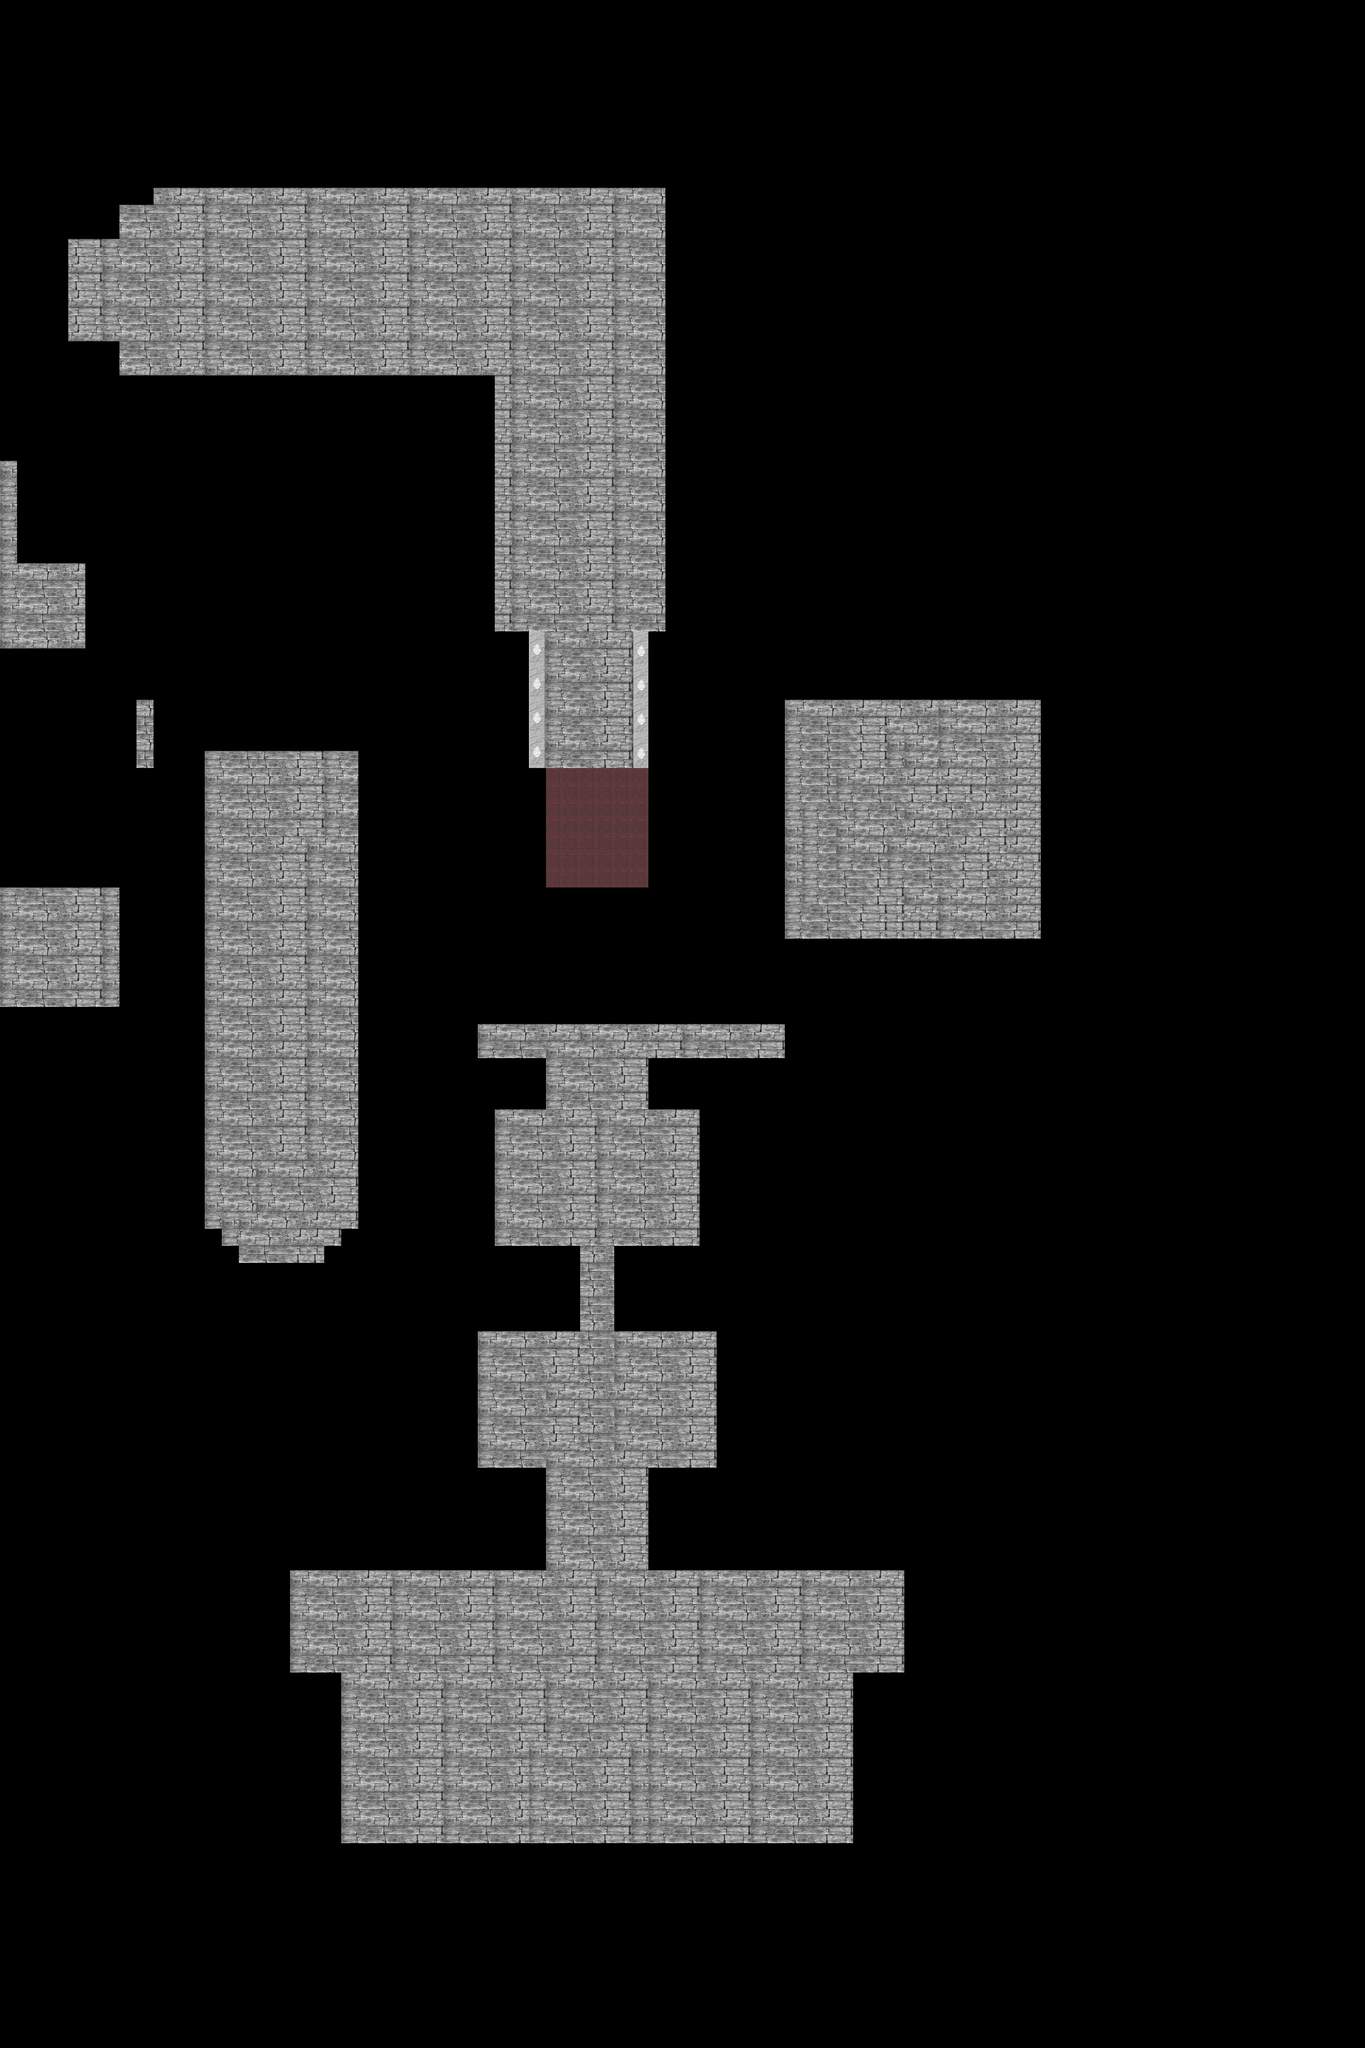

A level layout from a 2D game, rendered from its tile map. Below: a short description, then the map file with tile-grid data replaced by summaries:
An orthogonal 80x120 tile map with 64x64 px tiles, 1 tile layer (Tile Layer 1), 2 tilesets and 165 objects (20x SkeletonSwordsman, 10x SwitchPlate, 8x WhiteWraith, 6x StarPlate, 6x GuardianPillar, ...).

<map version="1.0" orientation="orthogonal" width="80" height="120" tilewidth="64" tileheight="64">
 <tileset firstgid="1" name="stair" tilewidth="64" tileheight="64">
  <image source="stair.png" width="512" height="128" />
 </tileset>
 <tileset firstgid="17" name="indoortile" tilewidth="64" tileheight="64">
  <image source="indoortile.png" width="480" height="320" />
 </tileset>
 <layer name="Tile Layer 1" width="80" height="120">
  <data>[9600 cells, 1998 non-empty, 17 distinct tile ids]</data>
 </layer>
 <objectgroup name="areas" width="80" height="120" opacity="0.62">
  <object name="bridgeanchor" x="2208" y="3071" width="68" height="68" />
  <object name="eastquadenter" x="2924" y="2886" width="160" height="440" />
  <object name="entertemple" x="1159" y="985" width="105" height="263" />
  <object name="eastsp1" x="3160" y="2813" width="73" height="60" />
  <object name="eastsp2" x="3607" y="2822" width="73" height="60" />
  <object name="eastsp3" x="3438" y="3331" width="73" height="60" />
  <object name="entersouthquarter" x="2119" y="4967" width="221" height="88" />
  <object name="symbol" x="2243" y="5249" width="41" height="45" />
  <object name="enterroom" x="4001" y="1621" width="180" height="113" />
  <object name="exitroom" x="4003" y="1469" width="180" height="113" />
  <object name="exithall" x="994" y="2646" width="180" height="113" />
  <object name="enterhall" x="1269" y="2943" width="134" height="363" />
  <object name="southquadenter" x="2022" y="5880" width="454" height="102" />
  <object name="fountainenter" x="720" y="4348" width="690" height="390" />
  <object name="chr" x="934" y="3819" width="172" height="144" />
 </objectgroup>
 <objectgroup name="objects" width="80" height="120">
  <object name="SwitchPlate" x="2117" y="1138" width="66" height="66">
   <properties>
    <property name="controller" value="enemy" />
    <property name="id" value="doortrigger" />
   </properties>
  </object>
  <object name="Guardian" x="1116" y="1002" width="66" height="66">
   <properties>
    <property name="angle" value="1.57" />
    <property name="controller" value="enemy" />
   </properties>
  </object>
  <object name="Guardian" x="1114" y="1144" width="66" height="66">
   <properties>
    <property name="angle" value="-1.57" />
    <property name="controller" value="enemy" />
   </properties>
  </object>
  <object name="ArcherGuardian" x="1900" y="1956" width="39" height="37">
   <properties>
    <property name="angle" value="0" />
    <property name="controller" value="enemy" />
   </properties>
  </object>
  <object name="GrandDoor" x="2095" y="1384" width="92" height="44">
   <properties>
    <property name="angle" value="0" />
    <property name="id" value="door1" />
   </properties>
  </object>
  <object name="GrandDoor" x="2097" y="1823" width="92" height="44">
   <properties>
    <property name="angle" value="0" />
    <property name="id" value="door2" />
   </properties>
  </object>
  <object name="ArcaneCircle" x="1526" y="1079" width="172" height="144" />
  <object name="ArcherGuardian" x="1900" y="2010" width="39" height="37">
   <properties>
    <property name="angle" value="0" />
    <property name="controller" value="enemy" />
   </properties>
  </object>
  <object name="ArcherGuardian" x="1901" y="2063" width="39" height="37">
   <properties>
    <property name="angle" value="0" />
    <property name="controller" value="enemy" />
   </properties>
  </object>
  <object name="ArcherGuardian" x="1902" y="2119" width="39" height="37">
   <properties>
    <property name="angle" value="0" />
    <property name="controller" value="enemy" />
   </properties>
  </object>
  <object name="SwitchPlate" x="2175" y="2249" width="66" height="66">
   <properties>
    <property name="angle" value="0" />
    <property name="controller" value="enemy" />
    <property name="id" value="switch3" />
   </properties>
  </object>
  <object name="SwitchPlate" x="2267" y="2253" width="66" height="66">
   <properties>
    <property name="angle" value="0" />
    <property name="controller" value="enemy" />
    <property name="id" value="switch4" />
   </properties>
  </object>
  <object name="SwitchPlate" x="2081" y="2249" width="66" height="66">
   <properties>
    <property name="angle" value="0" />
    <property name="controller" value="enemy" />
    <property name="id" value="switch2" />
   </properties>
  </object>
  <object name="SwitchPlate" x="1989" y="2249" width="66" height="66">
   <properties>
    <property name="angle" value="0" />
    <property name="controller" value="enemy" />
    <property name="id" value="switch1" />
   </properties>
  </object>
  <object name="SkeletonSwordsman" x="1904" y="883" width="76" height="72">
   <properties>
    <property name="controller" value="enemy" />
    <property name="phrase" value="entertemple" />
   </properties>
  </object>
  <object name="SkeletonSpearman" x="2025" y="992" width="76" height="72">
   <properties>
    <property name="controller" value="enemy" />
    <property name="drop" value="BookOfRisen" />
    <property name="phrase" value="entertemple" />
   </properties>
  </object>
  <object name="SkeletonSwordsman" x="1902" y="1088" width="76" height="72">
   <properties>
    <property name="controller" value="enemy" />
    <property name="phrase" value="entertemple" />
   </properties>
  </object>
  <object name="SkeletonSwordsman" x="1723" y="989" width="76" height="72">
   <properties>
    <property name="controller" value="enemy" />
    <property name="phrase" value="entertemple" />
   </properties>
  </object>
  <object name="SkeletonSwordsman" x="3288" y="3100" width="76" height="72">
   <properties>
    <property name="controller" value="enemy" />
    <property name="phrase" value="eastquad1" />
   </properties>
  </object>
  <object name="SkeletonSwordsman" x="3469" y="2993" width="76" height="72">
   <properties>
    <property name="controller" value="enemy" />
    <property name="phrase" value="eastquad2" />
   </properties>
  </object>
  <object name="SkeletonSpearman" x="3590" y="3103" width="76" height="72">
   <properties>
    <property name="controller" value="enemy" />
    <property name="drop" value="BookOfJester" />
    <property name="phrase" value="eastquad3" />
   </properties>
  </object>
  <object name="SkeletonSwordsman" x="3467" y="3199" width="76" height="72">
   <properties>
    <property name="controller" value="enemy" />
    <property name="phrase" value="eastquad3" />
   </properties>
  </object>
  <object name="FlameGuardian" x="3444" y="3172" width="76" height="64">
   <properties>
    <property name="controller" value="enemy" />
    <property name="phrase" value="eastquad0" />
   </properties>
  </object>
  <object name="MiddleCircle" x="2242" y="4350" width="100" height="96">
   <properties>
    <property name="angle" value="1.57" />
    <property name="id" value="middlecircle" />
   </properties>
  </object>
  <object name="OuterCircle" x="2242" y="4350" width="92" height="134">
   <properties>
    <property name="angle" value="1.57" />
    <property name="id" value="outercircle" />
   </properties>
  </object>
  <object name="InnerCircle" x="2242" y="4351" width="49" height="62">
   <properties>
    <property name="angle" value="1.57" />
    <property name="id" value="innercircle" />
   </properties>
  </object>
  <object name="SwitchPlate" x="1986" y="3901" width="66" height="66">
   <properties>
    <property name="controller" value="enemy" />
    <property name="id" value="rotateswitch1" />
   </properties>
  </object>
  <object name="SwitchPlate" x="2500" y="3905" width="66" height="66">
   <properties>
    <property name="controller" value="enemy" />
    <property name="id" value="rotateswitch3" />
   </properties>
  </object>
  </objectgroup>
 <objectgroup name="obstacles" width="80" height="120">
  <!-- 54 objects omitted --></objectgroup>
</map>
<!-- 122 of 165 objects omitted -->
